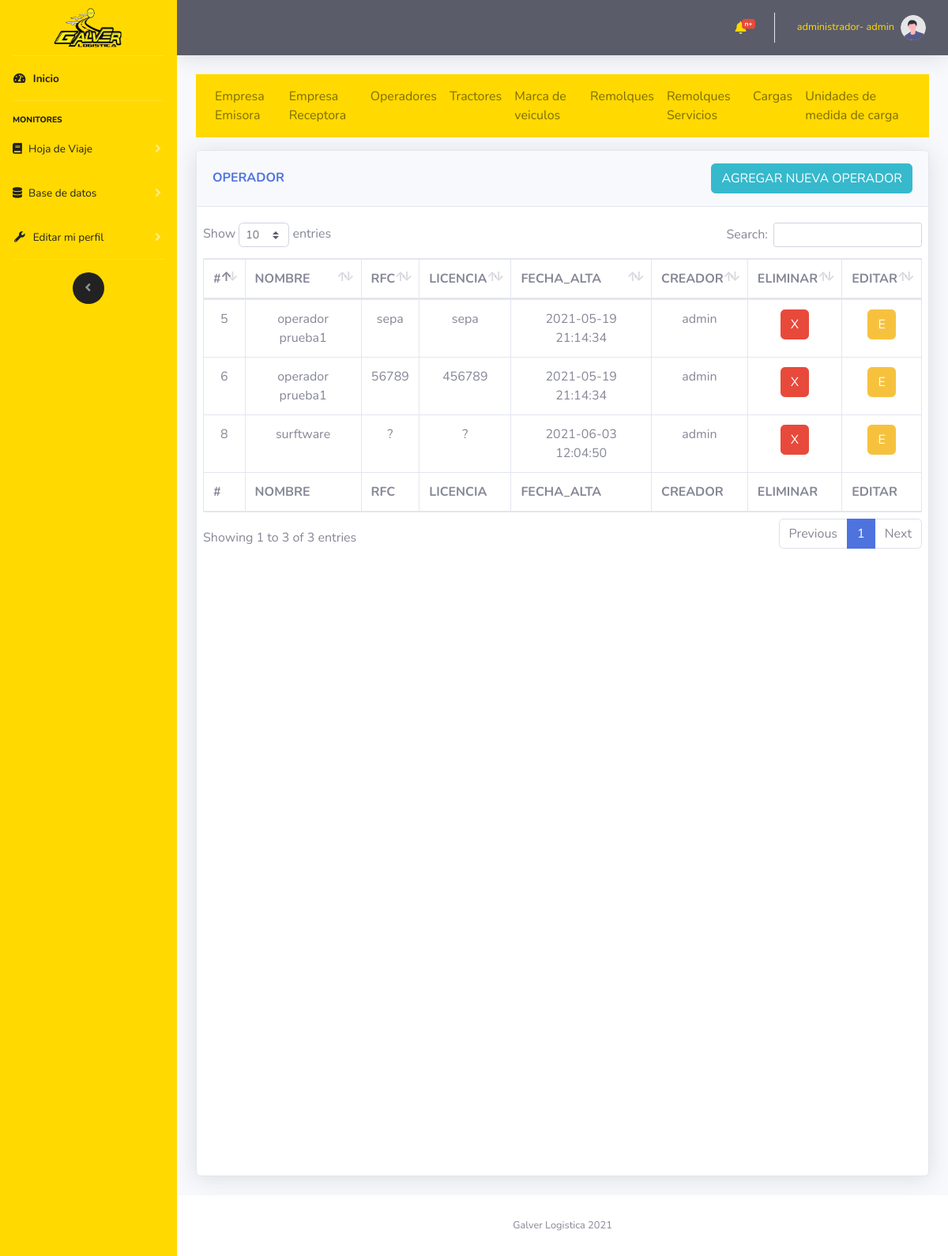
Before: /vistas/operadores.php (signed in) with the older database file.
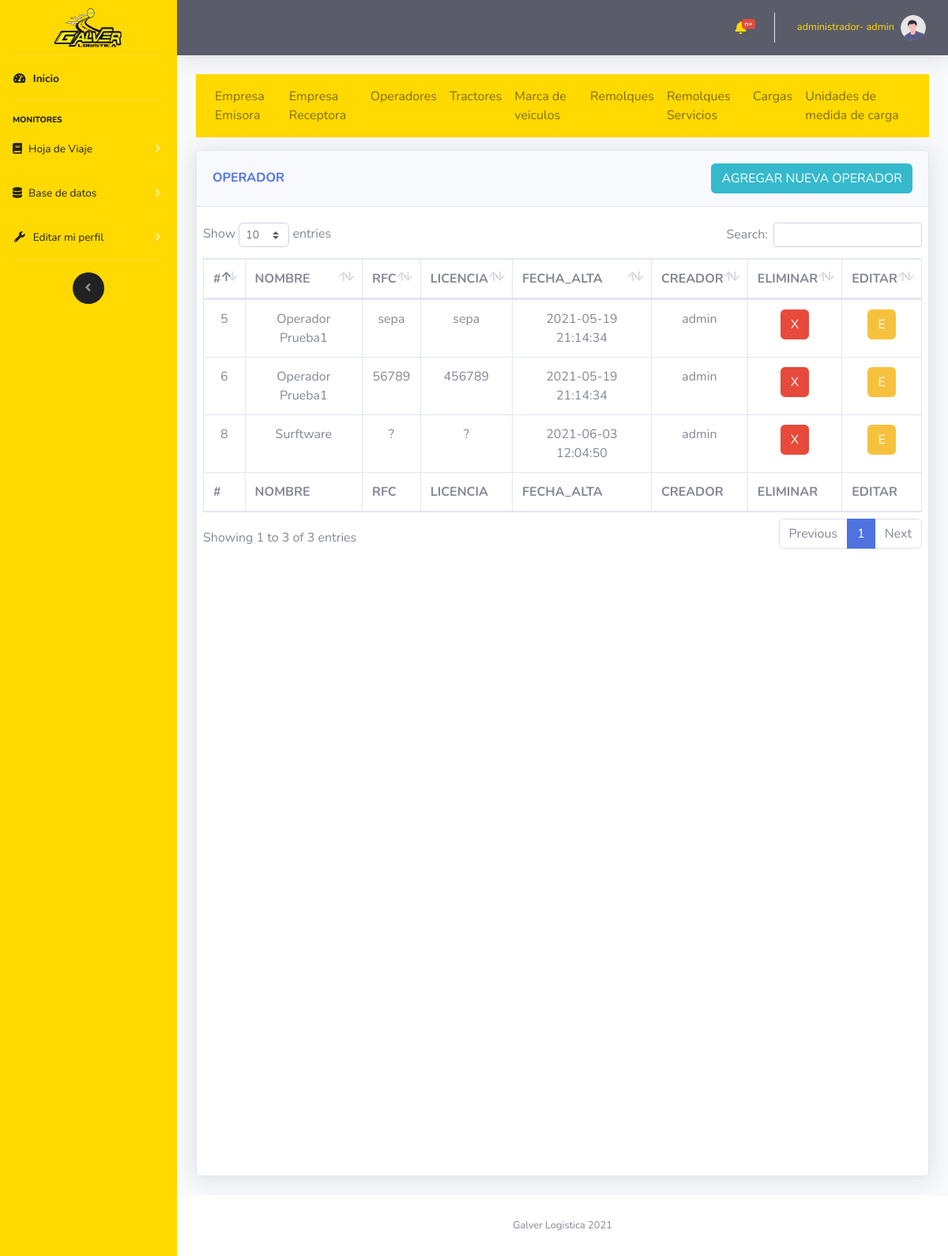
After: the same page with the newer database file.
### tables this page shows
CREATE TABLE `operadores` (
  `operadorID` int(11) NOT NULL,
  `operadorNombre` varchar(300) NOT NULL,
  `operadorLisencia` varchar(50) NOT NULL,
  `operadorFechaCreacion` datetime NOT NULL,
  `operadorRFC` varchar(30) NOT NULL,
  `usuarioId` int(11) NOT NULL
);

CREATE TABLE `usuario` (
  `usuarioId` int(11) NOT NULL,
  `usuarioNombre` varchar(30) NOT NULL,
  `usuarioPassword` varchar(20) NOT NULL,
  `usuarioTipoId` int(11) NOT NULL,
  `usuarioCreacion` datetime NOT NULL
);

### controlador/modulos/selects.php (called while the page is built, shortened)
<?php
    function muestraOperador($mysqli)
    {
        $result = $mysqli->query("SELECT * FROM `operadores` INNER JOIN usuario ON usuario.usuarioId= operadores.usuarioId");
        return $result;
    }
?>

### vistas/operadores.php (the view, shortened to what this page needs)
<?php
    include "../import/componentes/head.php";
    include "../import/componentes/navbarLateral.php";
    include "../import/componentes/navbarHorizontal.php";
?>
<?php
    include "../controlador/coneccion/config.php";
    include "../controlador/modulos/selects.php";
?>
<div class="container-fluid">
    <?php
        include "../import/componentes/nav1.php";
    ?>
    <div class="row">
            <div class="col-12">
                <div class="card shadow mb-4 card_hdv">
                    <div class="card-header py-3 d-flex flex-row align-items-center justify-content-between">
                        <h6 class="m-0 font-weight-bold text-primary">OPERADOR</h6>
                        <button type="button" class="btn btn-info  d-none d-md-block" data-toggle="modal"
                            data-target="#INSERT">AGREGAR NUEVA OPERADOR</button>
                    </div>
                    <div class="card-body">
                        <div class="chart-area ">
                            <div class="row">
                                <div class="table-responsive cardScroll">
                                    <table class="table table-bordered" id="dataTable" width="100%" cellspacing="0">
                                        <thead>
                                            <tr>
                                                <th scope="col">#</th>
                                                <th scope="col">NOMBRE</th>
                                                <th scope="col">RFC</th>
                                                <th scope="col">LICENCIA</th>
                                                <th scope="col">FECHA_ALTA</th>
                                                <th scope="col">CREADOR</th>
                                                <th scope="col">ELIMINAR</th>
                                                <th scope="col">EDITAR</th>
                                            </tr>
                                        </thead>
                                        <tfoot>
                                            <tr>
                                                <th scope="col">#</th>
                                                <th scope="col">NOMBRE</th>
                                                <th scope="col">RFC</th>
                                                <th scope="col">LICENCIA</th>
                                                <th scope="col">FECHA_ALTA</th>
                                                <th scope="col">CREADOR</th>
                                                <th scope="col">ELIMINAR</th>
                                                <th scope="col">EDITAR</th>
                                            </tr>
                                        </tfoot>
                                        <tbody class=" text-center">
                                            <?php
                                        $datos=muestraOperador($mysqli);
                                        while ($filas =$datos->fetch_assoc()) {
                                            echo
                                            "<tr>".
                                            "<td>".$filas["operadorID"]."</td>".
                                            "<td>".$filas["operadorNombre"]."</td>".
                                            "<td>".$filas["operadorRFC"]."</td>".
                                            "<td>".$filas["operadorLisencia"]."</td>".
                                            "<td>".$filas["operadorFechaCreacion"]."</td>".
                                            "<td>".$filas["usuarioNombre"]."</td>".
                                            "<td><button type='button' class='btn btn-danger' onclick='eliminarEmpresaEmisora(".$filas["operadorID"].")')>X</button></td>".
                                            "<td><button type='button' class='btn btn-warning' data-toggle='modal'
                                            data-target='#UPDATE' onclick='editarPaso1Id(".$filas["operadorID"].")'>E</button></td>".
                                            "</tr>";
                                        }
                                        ?>
                                        </tbody>
                                    </table>
                                </div>
                            </div>
                        </div>
                    </div>
                </div>
            </div>
    </div>
    <?php
        include "../import/componentes/footer.php";
        include "../import/componentes/js/main.php";
    ?>

Changed rows visible on the page:
changed operadores "sepa": operadorNombre "operador prueba1" → "Operador Prueba1"
changed operadores id 6: operadorNombre "operador prueba1" → "Operador Prueba1"
changed operadores id 8: operadorNombre "surftware" → "Surftware"
